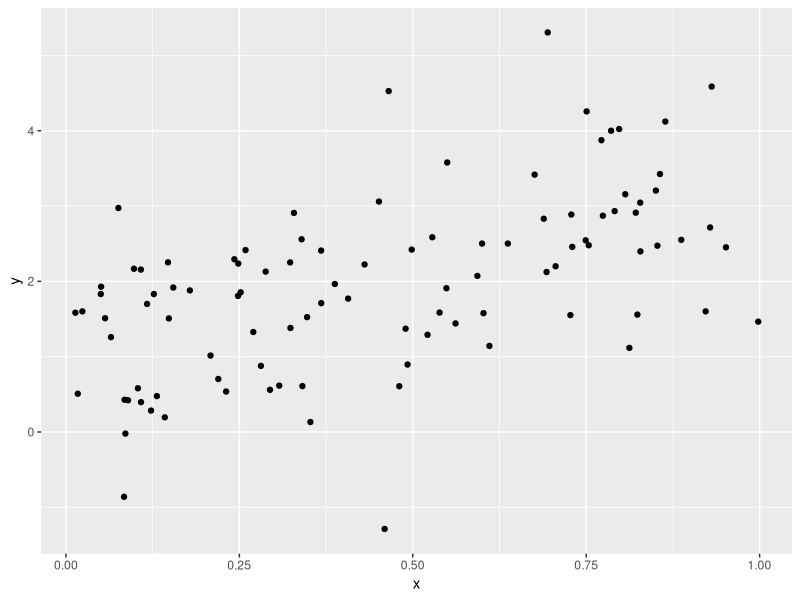

Source code (R):
## ---- chunk 1
library(tidyverse)

plot_df =
  tibble(
    x = runif(100),
    y = 1 + 2 * x + rnorm(100)
  )

plot_df |> 
  ggplot(aes(x = x, y = y)) +
  geom_point()
